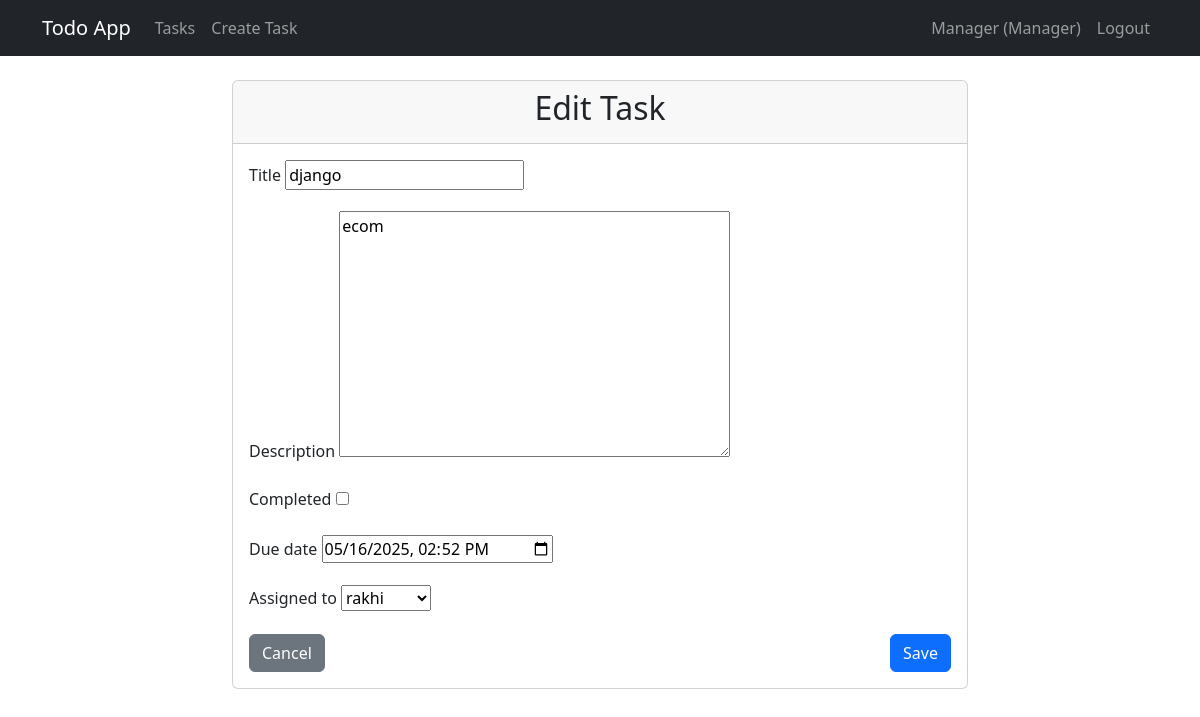
Page /tasks/10/update/ (signed in) on the committed database.
### todo_app/models.py (models this page shows, shortened)
class User(AbstractUser):
    ADMIN = 'admin'
    MANAGER = 'manager'
    USER = 'user'
    ROLE_CHOICES = [
        (ADMIN, 'Admin'),
        (MANAGER, 'Manager'),
        (USER, 'User'),
    ]
    role = models.CharField(max_length=10, choices=ROLE_CHOICES, default=USER)
    def is_admin(self):
        return self.role == self.ADMIN
    def is_manager(self):
        return self.role == self.MANAGER

class Task(models.Model):
    title = models.CharField(max_length=200)
    description = models.TextField(blank=True)
    completed = models.BooleanField(default=False)
    created_date = models.DateTimeField(auto_now_add=True)
    due_date = models.DateTimeField(null=True, blank=True)
    created_by = models.ForeignKey(User, on_delete=models.CASCADE, related_name='created_tasks')
    assigned_to = models.ForeignKey(User, on_delete=models.CASCADE, related_name='assigned_tasks', null=True, blank=True)

### todo_app/views.py (the view)
# urls.py: path('tasks/<int:pk>/update/', views.TaskUpdateView.as_view(), name='task-update'),
class TaskUpdateView(ManagerRequiredMixin, UpdateView):
    model = Task
    form_class = TaskForm
    template_name = 'todo_app/task_form.html'
    success_url = reverse_lazy('task-list')

### todo_app/forms.py
class TaskForm(forms.ModelForm):
    class Meta:
        model = Task
        fields = ('title', 'description', 'completed', 'due_date', 'assigned_to')
        widgets = {
            'due_date': forms.DateTimeInput(attrs={'type': 'datetime-local'}),
        }

### todo_app/views.py (called while the page is built)
    def test_func(self):
        return self.request.user.is_authenticated and (self.request.user.is_admin() or self.request.user.is_manager())

### todo_app/templates/todo_app/task_form.html (shortened to what this page needs)
{% extends 'base.html' %}
{% block content %}
    <div class="row justify-content-center">
        <div class="col-md-8">
            <div class="card">
                <div class="card-header">
                    <h2 class="text-center">{% if form.instance.pk %}Edit Task{% else %}Create Task{% endif %}</h2>
                </div>
                <div class="card-body">
                    <form method="post">
                        {% for field in form %}
                            <div class="mb-3">
                                <label for="{{ field.id_for_label }}" class="form-label">{{ field.label }}</label>
                                {{ field }}
                            </div>
                        {% endfor %}
                        <div class="d-flex justify-content-between">
                            <a href="{% url 'task-list' %}" class="btn btn-secondary">Cancel</a>
                            <button type="submit" class="btn btn-primary">Save</button>
                        </div>
                    </form>
                </div>
            </div>
        </div>
    </div>
{% endblock %}

### todo_app/templates/base.html (shortened to what this page needs)
<!DOCTYPE html>
<html lang="en">
<head>
    <link href="https://cdn.jsdelivr.net/npm/bootstrap@5.3.0-alpha1/dist/css/bootstrap.min.css" rel="stylesheet">
</head>
<body>
    <nav class="navbar navbar-expand-lg navbar-dark bg-dark">
        <div class="container">
            <a class="navbar-brand" href="{% url 'task-list' %}">Todo App</a>
            <div class="collapse navbar-collapse" id="navbarNav">
                <ul class="navbar-nav me-auto">
                    {% if user.is_authenticated %}
                        <li class="nav-item">
                            <a class="nav-link" href="{% url 'task-list' %}">Tasks</a>
                        </li>
                        {% if user.is_admin or user.is_manager %}
                            <li class="nav-item">
                                <a class="nav-link" href="{% url 'task-create' %}">Create Task</a>
                            </li>
                        {% endif %}
                    {% endif %}
                </ul>
                <ul class="navbar-nav">
                    {% if user.is_authenticated %}
                        <li class="nav-item">
                            <span class="nav-link">{{ user.username }} ({{ user.get_role_display }})</span>
                        </li>
                        <li class="nav-item">
                            <form method="get" action="{% url 'logout' %}">
                                <button class="btn btn-link nav-link" type="submit">Logout</button>
                            </form>
                        </li>
                    {% endif %}
                </ul>
            </div>
        </div>
    </nav>
    <div class="container mt-4">
        {% block content %}{% endblock %}
    </div>
</body>
</html>

### rows in the picture
User: username "Manager", role "Manager"
Task: form "django" "ecom" "05/16/2025 14:52" "rakhi"

### other values in the picture
{{ field.label }} "Title" "Description" "Completed" "Due date" "Assigned to"
